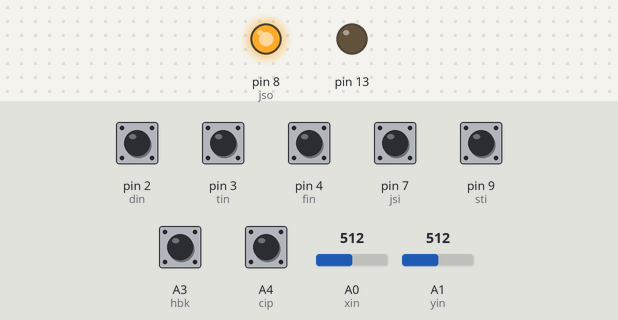
This sketch was run on a simulated Arduino Uno, built with avr-gcc and run on an emulated ATmega328P. On the bench: output pins drawn as LEDs (lit = HIGH). Inputs (shaded band) come from the test bench; at power-on: A3 (hbk), A4 (cip), pin 2 (din), pin 3 (tin), pin 4 (fin), pin 7 (jsi), pin 9 (sti) HIGH, A0 (xin) = 512, A1 (yin) = 512. What the sketch prints to the serial monitor is not drawn.

Above: at 1.3 s.
1.4 s: pin 7 (jsi) pulled LOW for 0.15 s
At 1.52 s:
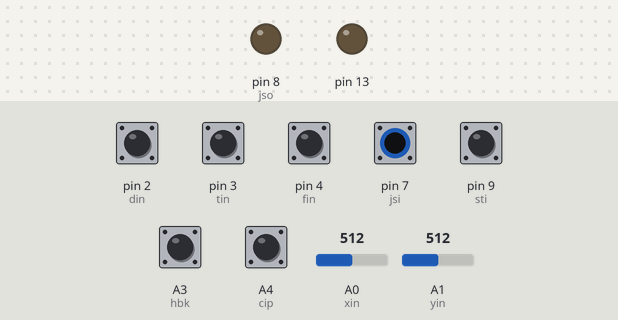
3.1 s: A0 (xin) set to 716
4.6 s: A1 (yin) set to 716
6.1 s: pin 2 (din) pulled LOW for 0.15 s
7.7 s: pin 3 (tin) pulled LOW for 0.15 s
9.3 s: pin 4 (fin) pulled LOW for 0.15 s
Timing chart, 0 to 11.9 s (numbered marks = the images above; inputs shaded):
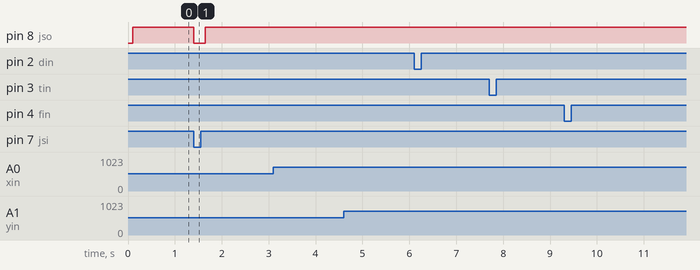

Measured:
- after the input at 1.4 s, pin 8 (jso): HIGH → LOW at once, → HIGH 0.25 s later
- after the input at 3.1 s, every drawn part: stays the same
- after the input at 4.6 s, every drawn part: stays the same
- after the input at 6.1 s, every drawn part: stays the same
- after the input at 7.7 s, every drawn part: stays the same
- after the input at 9.3 s, every drawn part: stays the same

The sketch:

Tx2.ino
```cpp
// (licence header left out)
/**
   Remote controller for JANGJU®

   VER 4.0

   using Bluetooth

   This is the Tx version of RC board

   2axis joystick is connected to Tx Arduino

   xout ==>>

   yout ==>>
*/


//#define FAILURE_HANDLING


const int xin = A0;
const int yin = A1;
const int din = 2;
const int tin = 3;
const int fin = 4;
const int dsn = A2;
const int hbk = A3;

const int cip = A4;

const int jsi = 7;
const int jso = 8;
const int sti = 9;

uint8_t xinD = 0;
uint8_t yinD = 0;
uint8_t sinD = 0;
uint8_t tinD = 0;


//
// Payload
//
uint8_t DataTx[14] = { 0, 0, 0, 0, 0, 0, 0, 0, 0, 0, 0, 0, 0, 0 };
uint8_t DBS0 = 128;
uint8_t DBS1 = 160;
uint8_t DBS2 = 192;
uint8_t DES0 = 130;
uint8_t DES1 = 162;
uint8_t DES2 = 194;


//
// Setup
//
void setup(void)
{
  //
  // Print preamble
  //
  Serial.begin(115200);
  delay(100);


  //
  // Set up INPUTS
  //
  pinMode(jsi, INPUT_PULLUP);
  pinMode(sti, INPUT_PULLUP);

  pinMode(cip, INPUT_PULLUP);

  pinMode(din, INPUT_PULLUP);
  pinMode(tin, INPUT_PULLUP);
  pinMode(fin, INPUT_PULLUP);

  pinMode(13, OUTPUT);

  pinMode(jso, OUTPUT);


  DataTx[0] = DBS0; DataTx[1] = DBS1; DataTx[2] = DBS2;
  DataTx[11] = DES0; DataTx[12] = DES1; DataTx[13] = DES2;
}


//
// Loop
//

void loop(void)
{
  digitalWrite(jso, digitalRead(jsi));
  int stp = digitalRead(sti);
  if ( digitalRead(jsi) )
  {
    bool different = false;

    uint8_t yinND = 0;
    uint8_t xinND = 0;

    if(digitalRead(cip))
    {
      xinND = map(analogRead(xin), 0, 1023, 0, 255);
      yinND = map(analogRead(yin), 0, 1023, 0, 255);
    }
    else
    {
      xinND = analogRead(xin);
      yinND = analogRead(yin);
      xinND = 1023 - xinND;
      yinND = 1023 - yinND;
      xinND = map(xinND, 0, 1023, 0, 255);
      yinND = map(yinND, 0, 1023, 0, 255);
    }

    uint8_t sinND = 1;
    uint8_t tinND = 1;

    if (!(digitalRead(hbk)))
    {
      xinND = 128; yinND = 128;
      different = true;
    }

    if (stp)
    { /*
        sinND = analogRead(din);
        tinND = analogRead(tin);*/
      if (!(digitalRead(din)))
      {
        sinND = 250;
        tinND = 1;
      }
      else
      {
        sinND = 1;
      }

      if (!(digitalRead(tin)))
      {
        tinND = 250;
        sinND = 1;
      }
      else
      {
        tinND = 1;
      }

      if (!(digitalRead(fin)))
      {
        sinND = 250;
        tinND = 250;
      }
    }
    if (xinND != xinD)
    {
      xinD = xinND;
      DataTx[3] = xinD;
      DataTx[7] = xinD;
      different = true;
    }

    if (yinND != yinD)
    {
      yinD = yinND;
      DataTx[4] = yinD;
      DataTx[8] = yinD;
      different = true;
    }

    if (sinND != sinD)
    {
      sinD = sinND;
      DataTx[5] = sinD;
      DataTx[9] = sinD;
      different = true;
    }

    if (tinND != tinD)
    {
      tinD = tinND;
      DataTx[6] = tinD;
      DataTx[10] = tinD;
      different = true;
    }

    // Send the state of the joystick to Rx
    if ( different )
    {
      //radio.write( DataTx, sizeof(DataTx));
      int lodb = sizeof(DataTx);
      for(int nindex = 0;nindex < lodb; nindex++)
      {
        Serial.write(DataTx[nindex]);
      }
      bool ok = true;
      if (ok)
      {
        digitalWrite(dsn, 0);
      }
      else
      {
        digitalWrite(dsn, 1);
      }
    }
    delay(100);
  }
}
```
